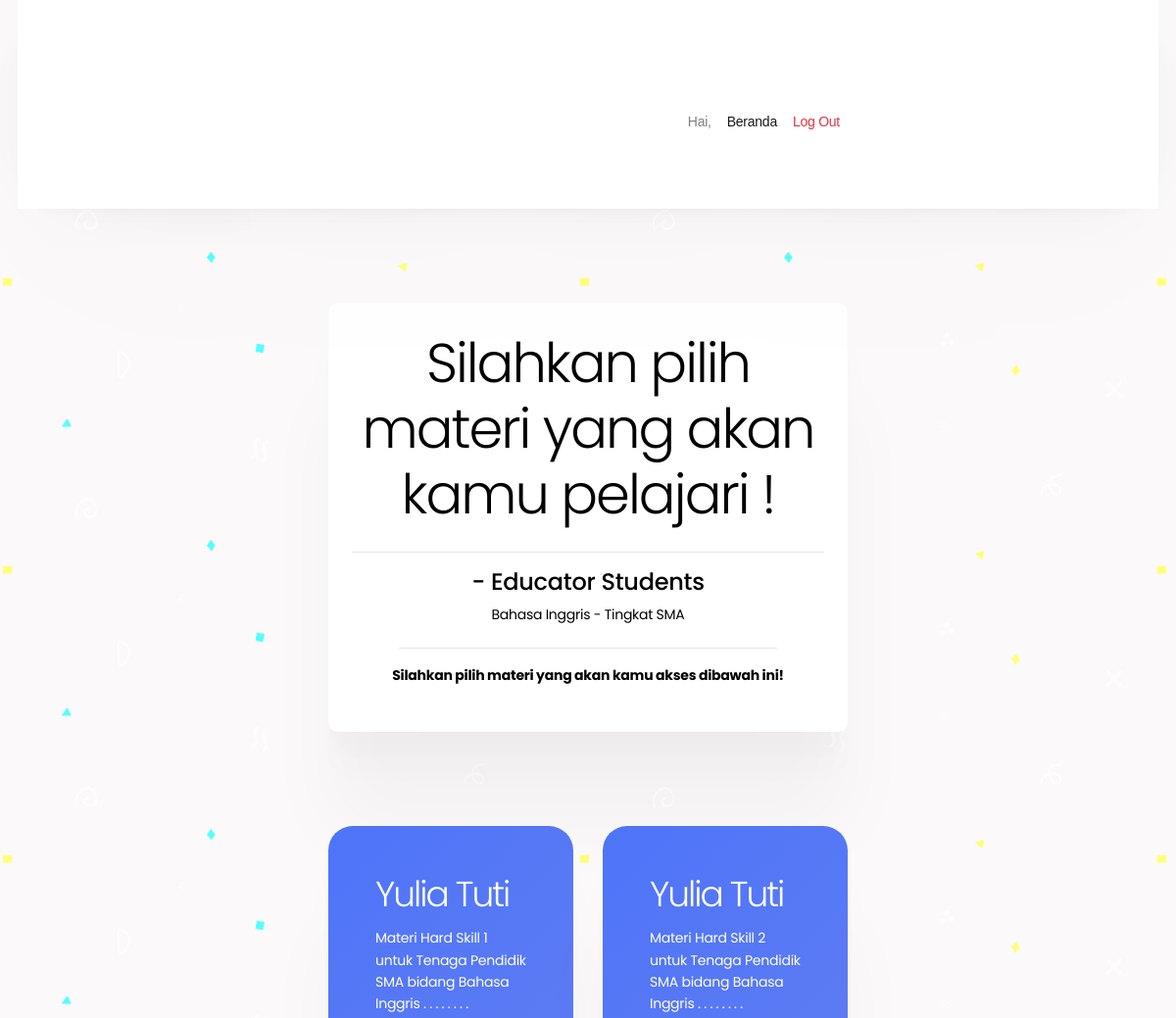
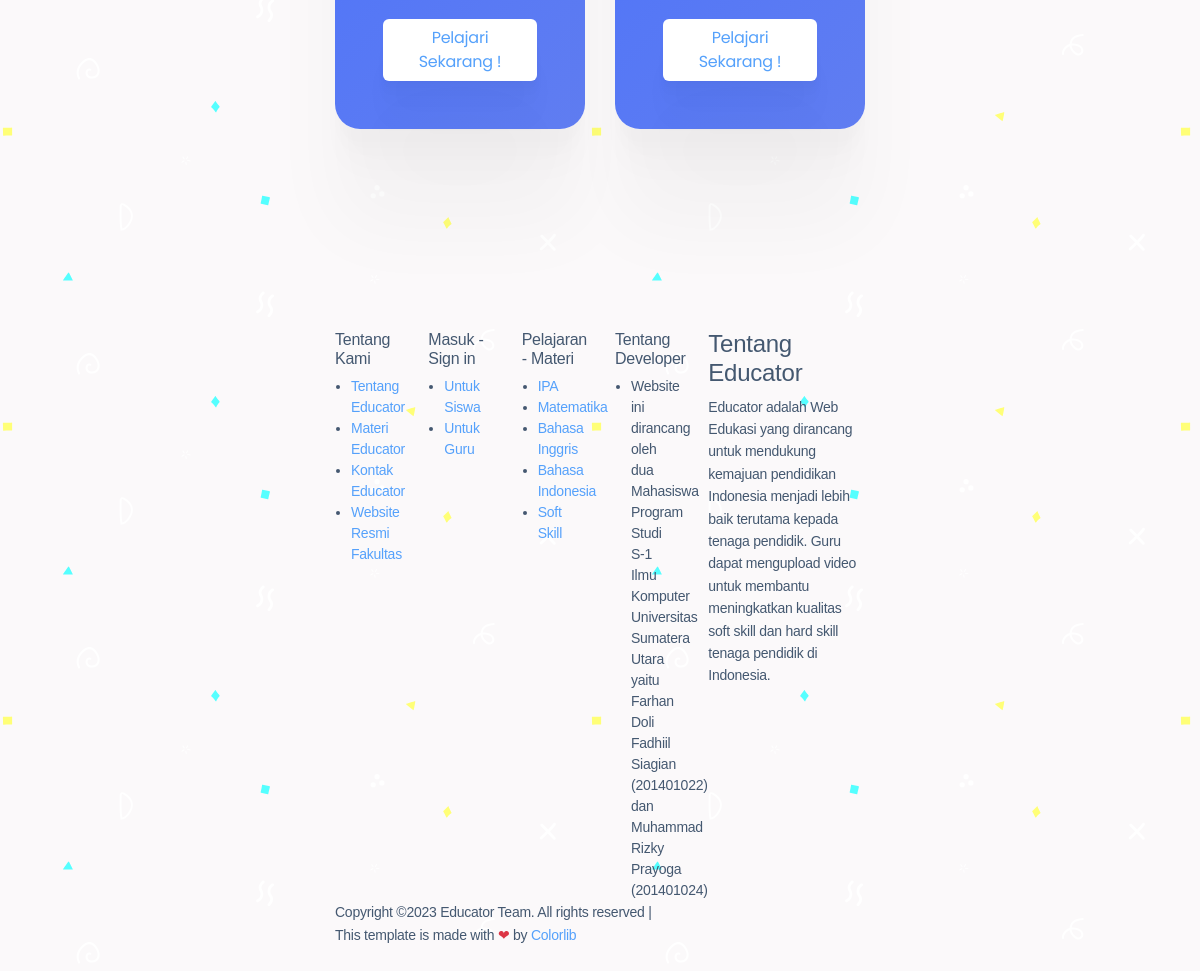
The page /index.php/materi/inggris_sma on the database its author committed (2 pictures, top to bottom).
### tables this page shows
CREATE TABLE `materi` (
  `id` int(11) NOT NULL,
  `nama_guru` varchar(128) NOT NULL,
  `nama_mapel` varchar(128) NOT NULL,
  `video` varchar(255) NOT NULL,
  `deskripsi` varchar(1024) NOT NULL,
  `kelas` varchar(128) NOT NULL
);

### application/controllers/Materi.php (called while the page is built, shortened)
<?php
class Materi extends CI_Controller
{
    public function __construct()
    {
        $this->load->library('form_validation');
        $this->load->library('disqus');
        $this->load->model('m_materi');
        $this->list_materi['matematika_sd'] = $this->m_materi->matematika_sd()->result();
        $this->list_materi['matematika_smp'] = $this->m_materi->matematika_smp()->result();
        $this->list_materi['matematika_sma'] = $this->m_materi->matematika_sma()->result();
        $this->list_materi['ipa_sd'] = $this->m_materi->ipa_sd()->result();
        $this->list_materi['ipa_smp'] = $this->m_materi->ipa_smp()->result();
        $this->list_materi['ipa_sma'] = $this->m_materi->ipa_sma()->result();
        $this->list_materi['indo_sd'] = $this->m_materi->indo_sd()->result();
        $this->list_materi['indo_smp'] = $this->m_materi->indo_smp()->result();
        $this->list_materi['indo_sma'] = $this->m_materi->indo_sma()->result();
        $this->list_materi['inggris_sd'] = $this->m_materi->inggris_sd()->result();
        $this->list_materi['inggris_smp'] = $this->m_materi->inggris_smp()->result();
        $this->list_materi['inggris_sma'] = $this->m_materi->inggris_sma()->result();
        $this->list_materi['softskill_sd'] = $this->m_materi->softskill_sd()->result();
        $this->list_materi['softskill_smp'] = $this->m_materi->softskill_smp()->result();
        $this->list_materi['softskill_sma'] = $this->m_materi->softskill_sma()->result();
    }
    function generateMateri($materi){
        $data['materi'] = $this->list_materi[$materi];
        $data['user'] = $this->db->get_where('siswa', ['email' =>
            $this->session->userdata('email')])->row_array();
        $this->load->view('materi/'.str_replace('_', '-', $materi), $data);
        $this->load->view('template/footer');
    }
    public function inggris_sma()
    {
        $this->generateMateri('inggris_sma');
    }
}

### index.php (called while the page is built, shortened)
<?php
require_once BASEPATH.'core/CodeIgniter.php';

### application/models/M_materi.php (called while the page is built, shortened)
<?php
class M_materi extends CI_Model
{
    public function matematika_sd()
    {
        $mapel = 'Matematika';
        $kelas = 'SD';
        $this->db->where('kelas', $kelas);
        $this->db->where('nama_mapel', $mapel);
        return $this->db->get('materi');
    }
    public function matematika_smp()
    {
        $mapel = 'Matematika';
        $kelas = 'SMP';
        $this->db->where('kelas', $kelas);
        $this->db->where('nama_mapel', $mapel);
        return $this->db->get('materi');
    }
    public function matematika_sma()
    {
        $mapel = 'Matematika';
        $kelas = 'SMA';
        $this->db->where('kelas', $kelas);
        $this->db->where('nama_mapel', $mapel);
        return $this->db->get('materi');
    }
    public function ipa_sd()
    {
        $mapel = 'IPA';
        $kelas = 'SD';
        $this->db->where('kelas', $kelas);
        $this->db->where('nama_mapel', $mapel);
        return $this->db->get('materi');
    }
    public function ipa_smp()
    {
        $mapel = 'IPA';
        $kelas = 'SMP';
        $this->db->where('kelas', $kelas);
        $this->db->where('nama_mapel', $mapel);
        return $this->db->get('materi');
    }
    public function ipa_sma()
    {
        $mapel = 'IPA';
        $kelas = 'SMA';
        $this->db->where('kelas', $kelas);
        $this->db->where('nama_mapel', $mapel);
        return $this->db->get('materi');
    }
    public function indo_sd()
    {
        $mapel = 'Bahasa Indonesia';
        $kelas = 'SD';
        $this->db->where('kelas', $kelas);
        $this->db->where('nama_mapel', $mapel);
        return $this->db->get('materi');
    }
    public function indo_smp()
    {
        $mapel = 'Bahasa Indonesia';
        $kelas = 'SMP';
        $this->db->where('kelas', $kelas);
        $this->db->where('nama_mapel', $mapel);
        return $this->db->get('materi');
    }
    public function indo_sma()
    {
        $mapel = 'Bahasa Indonesia';
        $kelas = 'SMA';
        $this->db->where('kelas', $kelas);
        $this->db->where('nama_mapel', $mapel);
        return $this->db->get('materi');
    }
    public function inggris_sd()
    {
        $mapel = 'Bahasa Inggris';
        $kelas = 'SD';
        $this->db->where('kelas', $kelas);
        $this->db->where('nama_mapel', $mapel);
        return $this->db->get('materi');
    }
    public function inggris_smp()
    {
        $mapel = 'Bahasa Inggris';
        $kelas = 'SMP';
        $this->db->where('kelas', $kelas);
        $this->db->where('nama_mapel', $mapel);
        return $this->db->get('materi');
    }
    public function inggris_sma()
    {
        $mapel = 'Bahasa Inggris';
        $kelas = 'SMA';
        $this->db->where('kelas', $kelas);
        $this->db->where('nama_mapel', $mapel);
        return $this->db->get('materi');
    }
    public function softskill_sd()
    {
        $mapel = 'Soft Skill';
        $kelas = 'SD';
        $this->db->where('kelas', $kelas);
        $this->db->where('nama_mapel', $mapel);
        return $this->db->get('materi');
    }
    public function softskill_smp()
    {
        $mapel = 'Soft Skill';
        $kelas = 'SMP';
        $this->db->where('kelas', $kelas);
        $this->db->where('nama_mapel', $mapel);
        return $this->db->get('materi');
    }
    public function softskill_sma()
    {
        $mapel = 'Soft Skill';
        $kelas = 'SMA';
        $this->db->where('kelas', $kelas);
        $this->db->where('nama_mapel', $mapel);
        return $this->db->get('materi');
    }
}

### application/views/materi/inggris-sma.php (the view, shortened to what this page needs)
<!doctype html>
<html lang="en">
<head>
    <link href="https://unpkg.com/aos@2.3.1/dist/aos.css" rel="stylesheet">
    <link rel="stylesheet" href="<?= base_url('assets/') ?>css/bootstrap.css">
    <link rel="stylesheet" href="<?= base_url('assets/') ?>vendors/linericon/style.css">
    <link rel="stylesheet" href="<?= base_url('assets/') ?>css/font-awesome.min.css">
    <link rel="stylesheet" href="<?= base_url('assets/') ?>vendors/owl-carousel/owl.carousel.min.css">
    <link rel="stylesheet" href="<?= base_url('assets/') ?>vendors/lightbox/simpleLightbox.css">
    <link rel="stylesheet" href="<?= base_url('assets/') ?>vendors/nice-select/css/nice-select.css">
    <link rel="stylesheet" href="<?= base_url('assets/') ?>vendors/animate-css/animate.css">
    <link rel="stylesheet" href="<?= base_url('assets/') ?>vendors/popup/magnific-popup.css">
    <link rel="stylesheet" href="<?= base_url('assets/') ?>css/style.css">
    <link rel="stylesheet" href="<?= base_url('assets/') ?>css/materi_style.css">
    <link rel="stylesheet" href="<?= base_url('assets/') ?>css/responsive.css">
</head>
<body style="overflow-x:hidden;background-color:#fbf9fa;">
    <header class="header_area" style="background-color: white !important;">
        <div class="main_menu">
            <nav class="navbar navbar-expand-lg navbar-light">
                <div class="container">
                    <div class="collapse navbar-collapse offset" id="navbarSupportedContent">
                        <ul class="nav navbar-nav menu_nav ml-auto">
                            <li class="nav-item "><a class="nav-link" href="javascript:void(0)">Hai, <?php
                                                                                                        ?></a>
                            </li>
                            <li class="nav-item active"><a class="nav-link" href="<?= base_url('user') ?>">Beranda</a>
                            </li>
                            <li class=" nav-item "><a class=" nav-link text-danger" href="<?= base_url('welcome/logout') ?>">Log Out</a>
                            </li>
                        </ul>
                    </div>
                </div>
            </nav>
        </div>
    </header>
    <div class="container">
        <div class="bg-white mx-auto p-4 buat-text" data-aos="fade-down" data-aos-duration="1400" style="width: 100%; border-radius:10px;">
            <div class="row" style="color: black; font-family: 'poppins';">
                <div class="col-md-12 mt-1 text-center">
                    <h1 class="display-4" data-aos="fade-down" data-aos-duration="1400">Silahkan pilih materi yang akan
                        kamu pelajari !
                    </h1><hr>
                    <h4 data-aos="fade-down" data-aos-duration="1700"><?php
                                                                        ?> - Educator Students</h4>
                    <p>Bahasa Inggris - Tingkat SMA</p>
                    <hr width="80%">
                    <p data-aos="fade-down" class="font-weight-bold" data-aos-duration="1800">Silahkan pilih materi yang
                        akan kamu akses
                        dibawah
                        ini!
                    </p>
                </div>
            </div>
        </div>
    </div>
    <div class="container">
        <div class="row mt-4">
            <?php foreach ($materi as $u) { ?>
                <div class="col-md-6 mb-4" data-aos="fade-right" data-aos-duration="1200">
                    <div class="card materi w-150 border-0">
                        <div class="card-body p-5">
                            <h1 class="card-title"><?= $u->nama_guru; ?></h1>
                            <p class=" card-text">
                                <?= substr($u->deskripsi, 0, 100); ?>&nbsp;.&nbsp;.&nbsp;.&nbsp;.&nbsp;.&nbsp;.&nbsp;.&nbsp;.
                            </p>
                            <a href="<?php echo site_url('materi/belajar/' . $u->id); ?>" class="btn btn-white">Pelajari
                                Sekarang !</a>
                        </div>
                    </div>
                </div>
            <?php } ?>
        </div>
    </div>
    <br>

### assets/css/materi_style.css (style rules this page uses)
body { background-color: #ffffff; background-attachment: fixed; }
.card { border-radius: 25px; border: none; box-shadow: 0 2.3px 1.9px rgba(0, 0, 0, 0.002), 0 5.4px 4.3px rgba(0, 0, 0, 0.005), 0 9.7px 7.7px rgba(0, 0, 0, 0.007), 0 16.1px 12.8px rgba(0, 0, 0, 0.01), 0 26.5px 21.2px rgba(0, 0, 0, 0.014), 0 46.2px 37px rgba(0, 0, 0, 0.019), 0 100px 80px rgba(0, 0, 0, 0.03); transition: 0.5s ease; cursor: pointer; font-family: 'Poppins', sans-serif; }
.materi { background: linear-gradient(135deg, #4E74F9 0%, #607df1 100%); color: white !important; width: 100%; }
.btn-white { background-color: white; border-radius: 6px; box-shadow: 0 2.8px 2.2px rgba(0, 0, 0, 0.006), 0 6.7px 5.3px rgba(0, 0, 0, 0.008), 0 12.5px 10px rgba(0, 0, 0, 0.01), 0 22.3px 17.9px rgba(0, 0, 0, 0.012), 0 41.8px 33.4px rgba(0, 0, 0, 0.014), 0 100px 80px rgba(0, 0, 0, 0.02); }
.buat-text { box-shadow: 0 2.3px 1.9px rgba(0, 0, 0, 0.002), 0 5.4px 4.3px rgba(0, 0, 0, 0.005), 0 9.7px 7.7px rgba(0, 0, 0, 0.007), 0 16.1px 12.8px rgba(0, 0, 0, 0.01), 0 26.5px 21.2px rgba(0, 0, 0, 0.014), 0 46.2px 37px rgba(0, 0, 0, 0.019), 0 100px 80px rgba(0, 0, 0, 0.03); }
.navbar { box-shadow: 0 0.3px 5.6px rgba(0, 0, 0, 0.007), 0 0.7px 12.6px rgba(0, 0, 0, 0.01), 0 1.2px 22px rgba(0, 0, 0, 0.013), 0 1.9px 34.9px rgba(0, 0, 0, 0.015), 0 2.9px 53.9px rgba(0, 0, 0, 0.017), 0 4.5px 84.1px rgba(0, 0, 0, 0.02), 0 7.5px 139.6px rgba(0, 0, 0, 0.023), 0 15px 279px rgba(0, 0, 0, 0.03); }

### rows shown on the page
materi: nama_guru "Yulia Tuti", deskripsi "Materi Hard Skill 1 untuk Tenaga Pendidik SMA bidang Bahasa Inggris"
materi: nama_guru "Yulia Tuti", deskripsi "Materi Hard Skill 2 untuk Tenaga Pendidik SMA bidang Bahasa Inggris"
